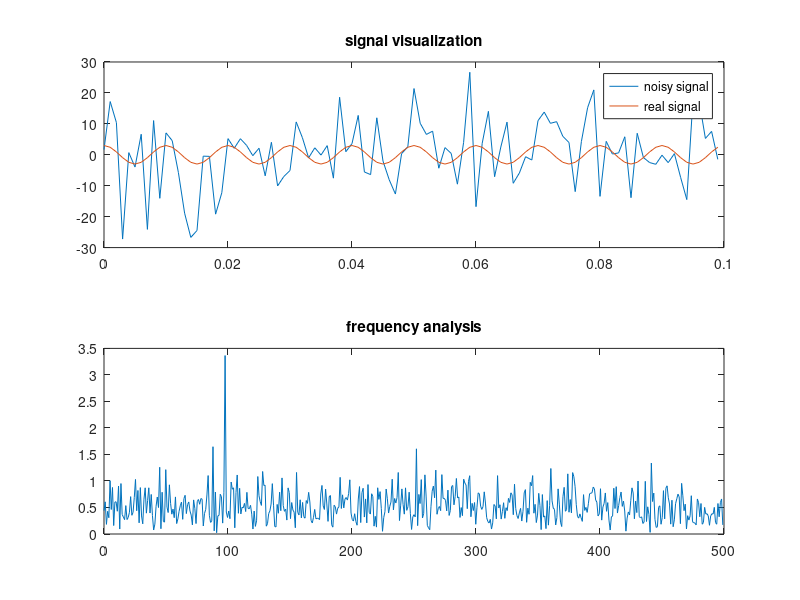
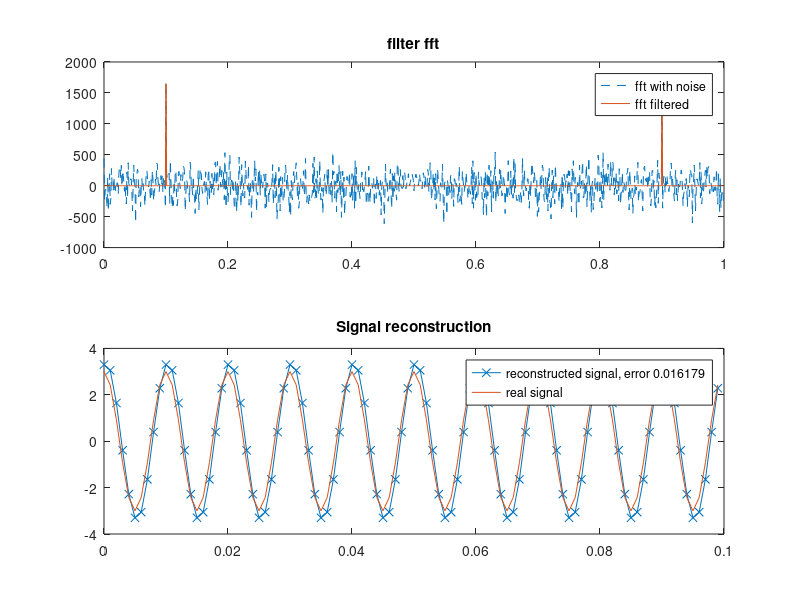

MATLAB code to generate these figures, in order:

% Change this params to see changes
noise_ampl = 10.0;               % noise amplitude
freq = 100;                   % real freq of signal
ampl = 3;                     % amplitude of signal


% Data generation specifications
Fs = 1000;                    % Sampling frequency
T = 1/Fs;                     % Sampling period
L = 1000;                     % Length of signal


% create time vector and cosine function with noise
t = (0:L-1)*T;                          % Time vector
noise = noise_ampl * randn(size(t));    % Noise vector
real_vals = ampl*cos(2*pi*freq*t);
X = real_vals + noise;


% For algorithm performance purposes, fft allows you to pad the input with trailing zeros.
% In this case, pad each row of X with zeros so that the length of each row is the next higher power of 2 from the current length.
% Define the new length using the nextpow2 function.
n = 2^nextpow2(L);

% Specify the dim argument to use fft along the rows of X, that is, for each signal.
dim = 2;

% Compute the Fourier transform of the signals.
Y = fft(X);

% Calculate the double-sided spectrum and single-sided spectrum of each signal.
P2 = abs(Y/L);
P1 = P2(1:n/2+1);
P1(2:end-1) = 2*P1(2:end-1);

frequencies = 0:(Fs/n):(Fs/2-Fs/n);
spec = P1(1:n/2);


% get frequency of signal
[argvalue, signal_frequency] = max(spec);
% dont know why
signal_frequency = signal_frequency - 1

X_rec = ifft(Y,n,dim);


value_to_zero = max( real(Y) ) / 1.5;
fY = Y;
fY(find(Y < value_to_zero)) = 0;

% fY = Y
ifY = ifft(fY);
cy = real(ifY);

% error
err_fit = norm(cy - real_vals)
err_fit_normalized = err_fit/L

%%% PLOTS

figure(1)
% Plot the first 100 entries from each row of X in a single figure in order and compare their frequencies.
subplot(2,1,1)
plot(t(1:100), X(1:100))
hold on
plot(t(1:100), real_vals(1:100))
hold off
legend('noisy signal', 'real signal')
title('signal visualization')
subplot(2,1,2)
plot(frequencies, spec)
title('frequency analysis')


figure(2)
subplot(2,1,1)
plot(t,real(Y),'--')
hold on
plot(t,real(fY),'-')
hold off
title('filter fft')
legend('fft with noise', 'fft filtered')

subplot(2,1,2)
plot(t(1:100),cy(1:100),'-x')
hold on
plot(t(1:100),real_vals(1:100),'-')
hold off
legend(sprintf('reconstructed signal, error %f',err_fit_normalized), 'real signal')
title('Signal reconstruction')

